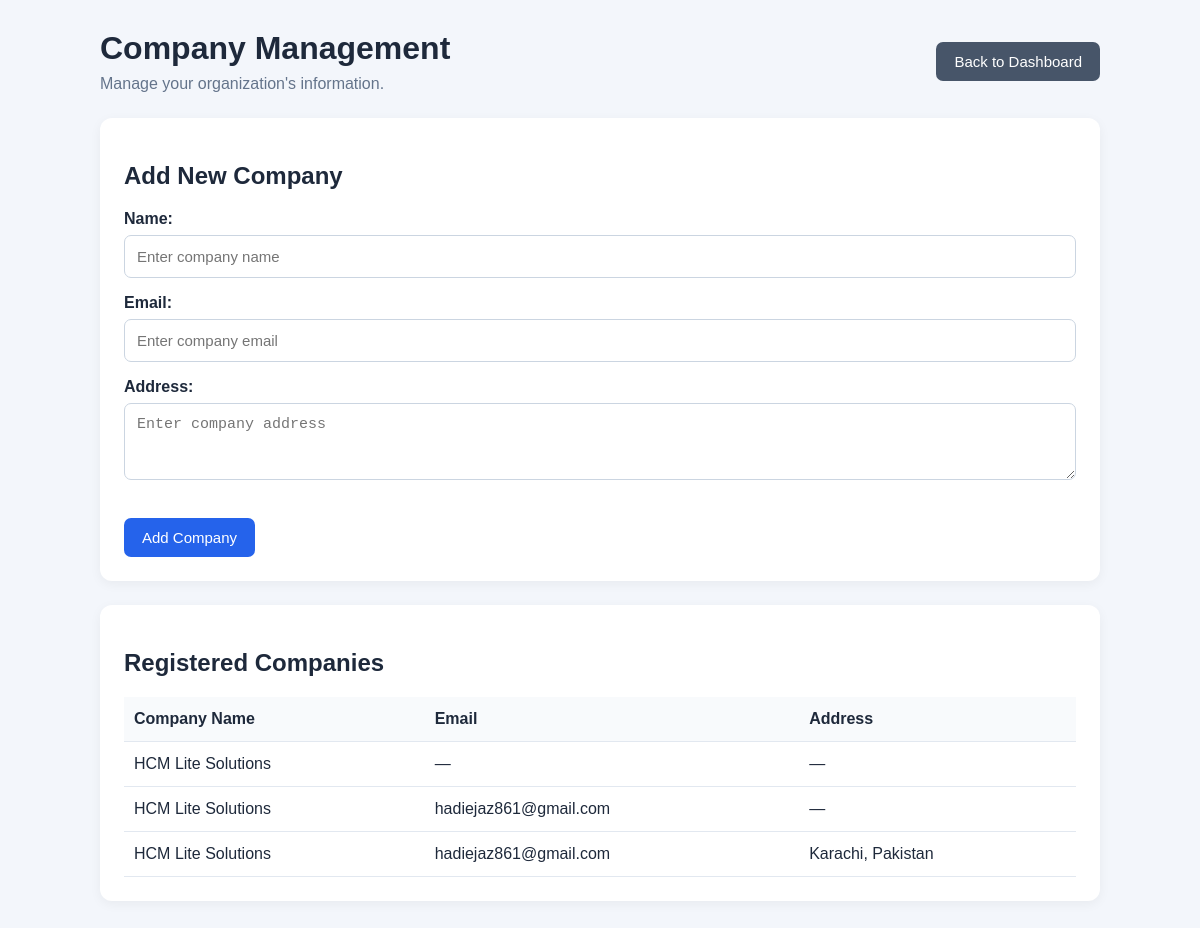
/companies/ (signed in), run on the app's committed database.
### core/models.py (models this page shows, shortened)
class Company(models.Model):
    name = models.CharField(max_length=150)
    email = models.EmailField(blank=True)
    address = models.TextField(blank=True)
    created_at = models.DateTimeField(auto_now_add=True)

### core/views.py (the view)
@login_required(login_url="/login/")
def company_list(request):
    if not request.user.is_superuser:
        messages.error(request, "Only an Admin can manage companies.")
        return redirect("dashboard")
    companies = Company.objects.all().order_by("name")
    if request.method == "POST":
        form = CompanyForm(request.POST)
        if form.is_valid():
            form.save()
            messages.success(request, "Company added successfully.")
            return redirect("company_list")
    else:
        form = CompanyForm()
    return render(
        request,
        "core/companies.html",
        {"form": form, "companies": companies},
    )

### core/forms.py
class CompanyForm(forms.ModelForm):
    class Meta:
        model = Company
        fields = ["name", "email", "address"]
        widgets = {
            "name": forms.TextInput(attrs={
                "class": "form-control",
                "placeholder": "Enter company name",
            }),
            "email": forms.EmailInput(attrs={
                "class": "form-control",
                "placeholder": "Enter company email",
            }),
            "address": forms.Textarea(attrs={
                "class": "form-control",
                "placeholder": "Enter company address",
                "rows": 3,
            }),
        }

### core/templates/core/companies.html (shortened to what this page needs)
<!DOCTYPE html>
<html lang="en">
<head>
</head>
<body>
    <div class="container">
        <div class="topbar">
            <div>
                <h1>Company Management</h1>
                <p class="subtitle">Manage your organization's information.</p>
            </div>
            <a href="/" class="back-link">Back to Dashboard</a>
        </div>
        <div class="card">
            <h2>Add New Company</h2>
            <form method="POST">
                {{ form.as_p }}
                <button type="submit">Add Company</button>
            </form>
        </div>
        <div class="card">
            <h2>Registered Companies</h2>
            {% if companies %}
                <table>
                    <thead>
                        <tr>
                            <th>Company Name</th>
                            <th>Email</th>
                            <th>Address</th>
                        </tr>
                    </thead>
                    <tbody>
                        {% for company in companies %}
                            <tr>
                                <td>{{ company.name }}</td>
                                <td>{{ company.email|default:"—" }}</td>
                                <td>{{ company.address|default:"—" }}</td>
                            </tr>
                        {% endfor %}
                    </tbody>
                </table>
            {% else %}
                <p class="empty">
                    No companies have been added yet. Use the form above to add your first company.
                </p>
            {% endif %}
        </div>
    </div>
</body>
</html>

### core/templates/core/companies.html (style rules this page uses)
* { box-sizing: border-box; }
body { margin: 0; padding: 30px; font-family: Arial, sans-serif; background: #f3f6fb; color: #1e293b; }
.container { max-width: 1000px; margin: auto; }
.topbar { display: flex; justify-content: space-between; align-items: center; flex-wrap: wrap; gap: 12px; margin-bottom: 25px; }
h1 { margin: 0 0 8px; }
.subtitle { color: #64748b; margin: 0; }
.card { background: white; padding: 24px; margin-bottom: 24px; border-radius: 12px; box-shadow: 0 3px 12px rgba(0, 0, 0, 0.05); }
label { display: block; margin: 14px 0 7px; font-weight: bold; }
input, textarea { width: 100%; padding: 12px; border: 1px solid #cbd5e1; border-radius: 7px; font-size: 15px; }
button, .back-link { display: inline-block; margin-top: 18px; padding: 11px 18px; border: none; border-radius: 7px; background: #2563eb; color: white; text-decoration: none; font-size: 15px; cursor: pointer; }
.back-link { margin-top: 0; background: #475569; }
table { width: 100%; border-collapse: collapse; }
th, td { text-align: left; padding: 13px 10px; border-bottom: 1px solid #e2e8f0; overflow-wrap: anywhere; }
th { background: #f8fafc; }

### data on the page
Company: name "HCM Lite Solutions", email "—", address "—"
Company: name "HCM Lite Solutions", email "hadiejaz861@gmail.com", address "—"
Company: name "HCM Lite Solutions", email "hadiejaz861@gmail.com", address "Karachi, Pakistan"
